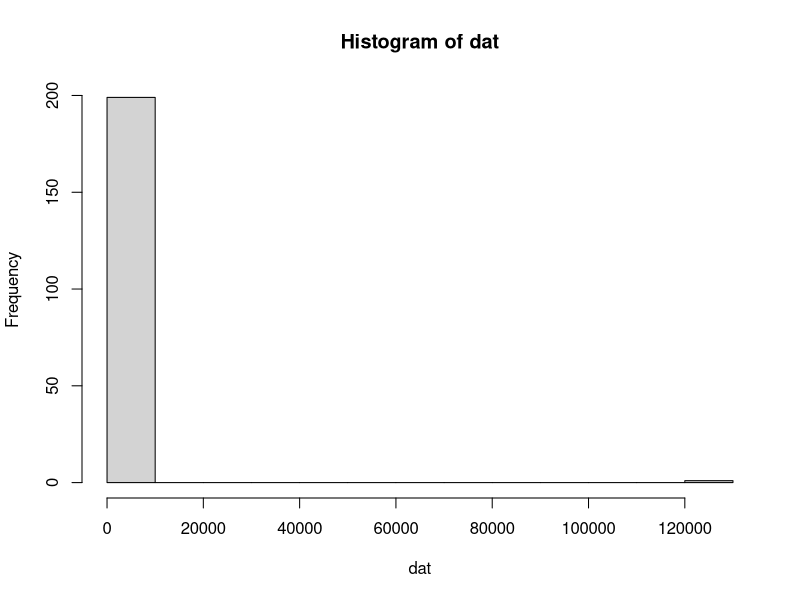

Source code (R): (Note: this script raises an error after producing the figure.)
library(tidyverse)
options(scipen = 999)

n_smp = 10
n_taxa = 20

set.seed(123)
taxa <- read_tsv("inst/extdata/rdp/rdp_taxa.tsv", col_names = FALSE) %>%
    select(2) %>% pull()
taxa_subset <- sample(taxa, n_taxa)
taxa_tb <- as_tibble(do.call(rbind, strsplit(taxa_subset, ";", fixed = TRUE)))

colnames(taxa_tb) <- c("Domain", "Phylum", "Class", "Order", "Family", "Genus")
taxa_tb$asv <- paste0("ASV", 1:n_taxa)
taxa_tb <- taxa_tb[, c("asv", "Domain", "Phylum", "Class", "Order", "Family", "Genus")]

# generate_counts_nbinom <- function(n_smp = 100, n_asv = 5000 , size = 1, prob = 0.01 ){
#     dat <- rnbinom(n_smp * n_asv, size = size, prob = prob) %>%
#         matrix(ncol = n_smp)
#     hist(dat)
#     colnames(dat) <- paste("Smp", 1:n_smp, sep = "")
#     rownames(dat) <- paste("ASV", 1:n_asv, sep = "")
#     dat %>%
#         as.data.frame() %>%
#         rownames_to_column(var = "asv") %>%
#         as_tibble()
# }

generate_counts_lnorm <- function(n_smp = 100, n_asv = n_taxa , meanlog = 2, sdlog = 3 ){
    dat <- rlnorm(n_smp * n_asv, meanlog, sdlog) %>%
        matrix(ncol = n_smp)
    hist(dat)
    colnames(dat) <- paste("Smp", 1:n_smp, sep = "")
    rownames(dat) <- paste("ASV", 1:n_asv, sep = "")
    dat %>%
        as.data.frame() %>%
        rownames_to_column(var = "asv") %>%
        as_tibble() %>%
        mutate(across(where(is.numeric), floor))
}

set.seed(123)
counts_df <- generate_counts_lnorm(n_smp)

set.seed(123)
metadata_df <- data.frame(
    sample_id = paste0("Smp", 1:n_smp),
    Depth = sample(1:30, n_smp, replace = TRUE),
    Carbon_source = sample(c("Glucose", "Hexadecane", "Styrene"), n_smp, replace = TRUE),
    Date = as.Date(sample(18000:19000, n_smp, replace = TRUE), origin = "1970-01-01")
)

write_tsv(taxa_tb, "inst/extdata/tsv/taxa.tsv")
write_tsv(counts_df, "inst/extdata/tsv/seqtab.tsv")
write_tsv(metadata_df, "inst/extdata/tsv/metadata.tsv")

# generate_counts <- function(N) {
#     sample(1:20000, N, replace = TRUE)
# }:w

#
# introduce_zeros_and_low_counts <- function(df, zero_prob = 0.1, low_count_prob = 0.2, max_low_count = 100, max_count = 500) {
#     modified_df <- df
#     for (i in 1:nrow(df)) {
#         for (j in 1:ncol(df)) {
#             if (runif(1) < zero_prob) {
#                 modified_df[i, j] <- 0
#             } else if (runif(1) < low_count_prob) {
#                 modified_df[i, j] <- min(max_count, sample(1:max_low_count, 1))
#             }
#         }
#     }
#     return(modified_df)
# }
# N_smp <- 100
# counts_list <- lapply(rep(20, N_smp), generate_counts)
# counts_df <- as.data.frame(do.call(cbind, counts_list))
# for (i in 1:3) {
#     counts_df <- introduce_zeros_and_low_counts(counts_df, max_count = 500)
# }
# counts_df <- cbind("asv" = paste0("ASV", 1:20), counts_df)
# colnames(counts_df) <- c("asv", paste0("Smp", 1:100))

# bacteria <- c(
#     "Bacteria, Proteobacteria, Alphaproteobacteria, Rhodospirillales, Acetobacteraceae, Acetobacter, pasteurianus",
#     "Bacteria, Proteobacteria, Alphaproteobacteria, Rhizobiales, Bradyrhizobiaceae, Bradyrhizobium, japonicum",
#     "Bacteria, Proteobacteria, Betaproteobacteria, Burkholderiales, Comamonadaceae, Acidovorax, facilis",
#     "Bacteria, Firmicutes, Bacilli, Bacillales, Bacillaceae, Bacillus, cereus",
#     "Bacteria, Bacteroidetes, Bacteroidia, Bacteroidales, Bacteroidaceae, Bacteroides, fragilis",
#     "Bacteria, Firmicutes, Bacilli, Lactobacillales, Streptococcaceae, Streptococcus, pneumoniae",
#     "Bacteria, Proteobacteria, Gammaproteobacteria, Pseudomonadales, Pseudomonadaceae, Pseudomonas, aeruginosa",
#     "Bacteria, Proteobacteria, Gammaproteobacteria, Pseudomonadales, Pseudomonadaceae, Pseudomonas, putida",
#     "Bacteria, Proteobacteria, Betaproteobacteria, Burkholderiales, Burkholderiaceae, Burkholderia, cepacia",
#     "Bacteria, Proteobacteria, Alphaproteobacteria, Rhizobiales, Bradyrhizobiaceae, Bradyrhizobium, elkanii",
#     "Bacteria, Proteobacteria, Gammaproteobacteria, Enterobacterales, Enterobacteriaceae, Escherichia, coli",
#     "Bacteria, Actinobacteria, Actinobacteria, Actinomycetales, Micrococcaceae, Micrococcus, luteus",
#     "Bacteria, Firmicutes, Clostridia, Clostridiales, Clostridiaceae, Clostridium, botulinum",
#     "Bacteria, Proteobacteria, Alphaproteobacteria, Rhizobiales, Bradyrhizobiaceae, Bradyrhizobium, betae",
#     "Bacteria, Actinobacteria, Actinobacteria, Actinomycetales, Corynebacteriaceae, Corynebacterium, diphtheriae",
#     "Bacteria, Proteobacteria, Alphaproteobacteria, Rhodospirillales, Acetobacteraceae, Acetobacter, pomorum",
#     "Bacteria, Firmicutes, Bacilli, Bacillales, Bacillaceae, Bacillus, subtilis",
#     "Bacteria, Bacteroidetes, Bacteroidia, Bacteroidales, Bacteroidaceae, Bacteroides, caccae",
#     "Bacteria, Proteobacteria, Alphaproteobacteria, Rhizobiales, Bradyrhizobiaceae, Bradyrhizobium, icense",
#     "Bacteria, Proteobacteria, Betaproteobacteria, Burkholderiales, Comamonadaceae, Acidovorax, aveneae"
# )
# bacteria_tb <- as_tibble(do.call(rbind, strsplit(bacteria, ", ", fixed = TRUE)))
# colnames(bacteria_tb) <- c("Domain", "Phylum", "Class", "Order", "Family", "Genus", "Species")
# bacteria_tb$asv <- paste0("ASV", 1:20)
# bacteria_tb <- bacteria_tb[, c("asv", "Domain", "Phylum", "Class", "Order", "Family", "Genus", "Species")]
#
# taxonomy_levels <- list(
#    Domain = "Bacteria",
#    Phylum = c("Acidobacteria",
#               "Actinobacteria",
#               "Bacteroidetes",
#               "Chloroflexi",
#               "Cyanobacteria",
#               "Firmicutes",
#               "Planctomycetes",
#               "Proteobacteria",
#               "Spirochaetes"),
#
#    Class = c("Alphaproteobacteria",
#              "Betaproteobacteria",
#              "Gammaproteobacteria",
#              "Bacilli",
#              "Bacteroidia",
#              "Actinobacteria",
#              "Clostridia",
#              "Actinomycetia",
#              )
#
# )
